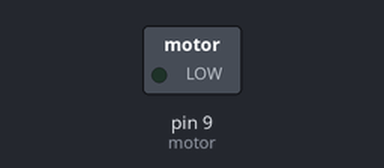
Bench run of a sketch on a simulated Arduino Uno, built with avr-gcc and run on an emulated ATmega328P. Parts: switched loads named in the sketch (green lamp = pin HIGH).

Above: at 0.05 s.
At 5.85 s:
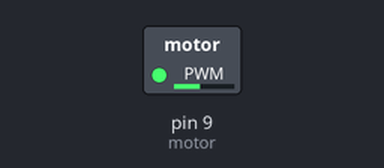
At 11.75 s:
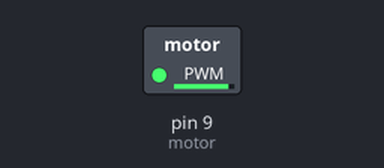
At 23.45 s:
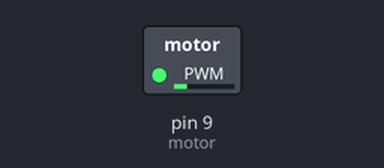
Timing chart, 0 to 33.8 s (numbered marks = the images above):
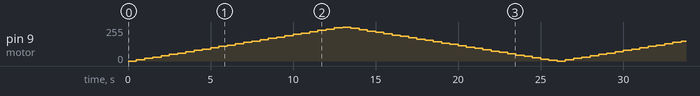

The sketch:

spin_motor_01.ino
```cpp
/* vim: set ft=c : */

/**
 * Author: Leo Vidarte <http://nerdlabs.com.ar>
 *
 * This is free software:
 * you can redistribute it and/or modify it
 * under the terms of the GPL version 3
 * as published by the Free Software Foundation.
 */

int motor = 9;

void setup() {
    pinMode(motor, OUTPUT);
}

void loop() {
    for (int i = 0; i <= 255; i+=10) {
        analogWrite(motor, i);
        delay(500);
    }
    for (int i = 255; i >= 0; i-=10) {
        analogWrite(motor, i);
        delay(500);
    }
}
```
